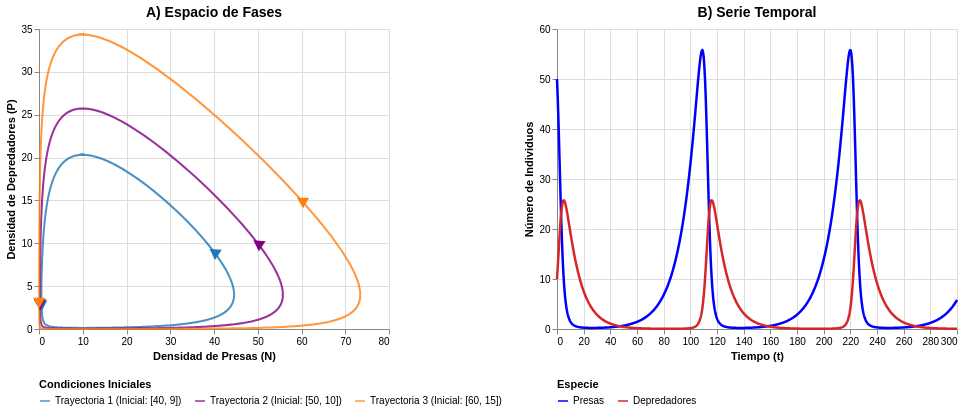

Vega-Lite specification stored for this chart:
### Vega-Lite specification from a JSON file in a GitHub repository (floating-point values rounded to 4 significant figures; data arrays with more than 128 entries replaced by an {"elided": "..."} marker saying what was removed)
{"config": {"view": {"continuousWidth": 300, "continuousHeight": 300}, "title": {"anchor": "middle", "color": "black", "font": "Arial", "fontSize": 14}}, "hconcat": [{"layer": [{"data": {"name": "data-5325eaac95bace26f7cebe95c85188a3"}, "mark": {"type": "line", "opacity": 0.8, "strokeWidth": 2}, "encoding": {"color": {"field": "Órbita", "legend": {"orient": "bottom", "title": "Condiciones Iniciales", "titleLimit": 300}, "scale": {"domain": ["Trayectoria 1 (Inicial: [40, 9])", "Trayectoria 2 (Inicial: [50, 10])", "Trayectoria 3 (Inicial: [60, 15])"], "range": ["#1f77b4", "purple", "#ff7f0e"]}, "type": "nominal"}, "order": {"field": "Tiempo", "sort": "ascending", "type": "quantitative"}, "x": {"field": "Presas", "title": "Densidad de Presas (N)", "type": "quantitative"}, "y": {"field": "Depredadores", "title": "Densidad de Depredadores (P)", "type": "quantitative"}}, "title": "A) Espacio de Fases"}, {"data": {"name": "data-47a35feddbe04e08662891e6abe8bd45"}, "mark": {"type": "point", "filled": true, "opacity": 1, "shape": "triangle-up", "size": 150}, "encoding": {"angle": {"field": "AnguloFase", "scale": {"domain": [0, 360], "range": [0, 360]}, "type": "quantitative"}, "color": {"field": "Órbita", "type": "nominal"}, "x": {"field": "Presas", "type": "quantitative"}, "y": {"field": "Depredadores", "type": "quantitative"}}}], "height": 300, "width": 350}, {"data": {"name": "data-c0fd9da0a3454306abe52e902496ffda"}, "mark": {"type": "line", "strokeWidth": 2.5}, "encoding": {"color": {"field": "Especie", "legend": {"orient": "bottom", "title": "Especie", "titleLimit": 300}, "scale": {"domain": ["Presas", "Depredadores"], "range": ["blue", "#d62728"]}, "type": "nominal"}, "x": {"field": "Tiempo", "title": "Tiempo (t)", "type": "quantitative"}, "y": {"field": "Población", "title": "Número de Individuos", "type": "quantitative"}}, "height": 300, "title": "B) Serie Temporal", "width": 400}], "resolve": {"scale": {"color": "independent"}}, "$schema": "https://vega.github.io/schema/vega-lite/v6.1.0.json", "datasets": {"data-5325eaac95bace26f7cebe95c85188a3": {"elided": "3000 records"}, "data-47a35feddbe04e08662891e6abe8bd45": [{"Presas": 40.0, "Depredadores": 9.0, "Órbita": "Trayectoria 1 (Inicial: [40, 9])", "Tiempo": 0.0, "dx": -4.0, "dy": 2.7, "AnguloFase": -55.98}, {"Presas": 0.5766, "Depredadores": 2.703, "Órbita": "Trayectoria 1 (Inicial: [40, 9])", "Tiempo": 30.03, "dx": 0.01495, "dy": -0.2547, "AnguloFase": 176.6}, {"Presas": 50.0, "Depredadores": 10.0, "Órbita": "Trayectoria 2 (Inicial: [50, 10])", "Tiempo": 0.0, "dx": -6.0, "dy": 4.0, "AnguloFase": -56.31}, {"Presas": 0.2254, "Depredadores": 2.836, "Órbita": "Trayectoria 2 (Inicial: [50, 10])", "Tiempo": 30.03, "dx": 0.005246, "dy": -0.2772, "AnguloFase": 178.9}, {"Presas": 60.0, "Depredadores": 15.0, "Órbita": "Trayectoria 3 (Inicial: [60, 15])", "Tiempo": 0.0, "dx": -13.2, "dy": 7.5, "AnguloFase": -60.4}, {"Presas": 0.04906, "Depredadores": 3.022, "Órbita": "Trayectoria 3 (Inicial: [60, 15])", "Tiempo": 30.03, "dx": 0.0009599, "dy": -0.3007, "AnguloFase": 179.8}], "data-c0fd9da0a3454306abe52e902496ffda": {"elided": "2000 records"}}}
